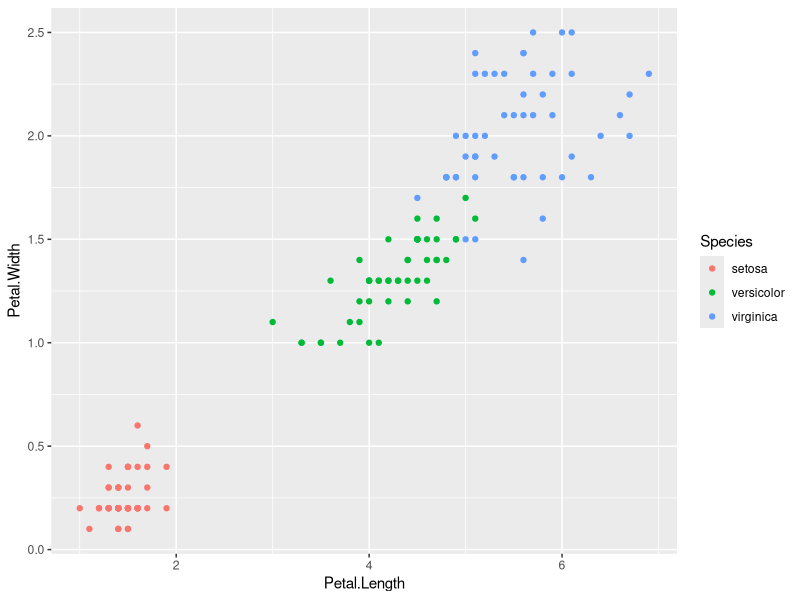
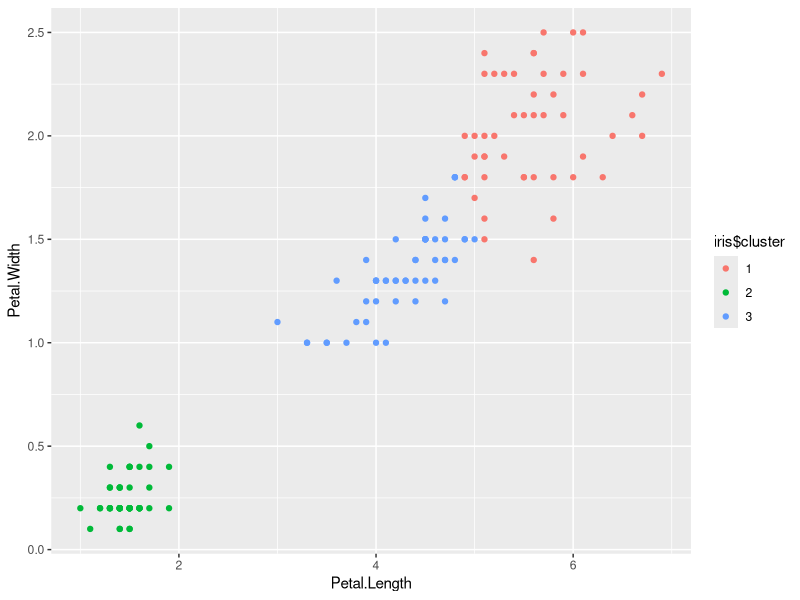

Write the R code that produced these figures, in order.
# HSLU Demo of the k-Means clustering using the Iris dataset

head(iris)

library(ggplot2)
ggplot(iris, aes(Petal.Length, Petal.Width, color = Species)) + geom_point()

# Show the docu for kmeans
?kmeans

set.seed(418)
# Build  the k means model. Note that the cluster number k is predefined
irisCluster <- kmeans(iris[, 3:4], centers=3, nstart = 200)
# Show the model summary
irisCluster

# Results in table format
table(irisCluster$cluster, iris$Species)
irisCluster$centers

iris$cluster <- as.factor(irisCluster$cluster)
ggplot(iris, aes(x = Petal.Length, y = Petal.Width, color = iris$cluster)) + geom_point()
